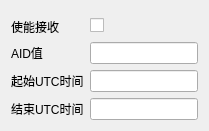
         <widget class="QWidget" name="tab">
          <attribute name="title">
           <string>bsmMsgsRxConfig</string>
          </attribute>
          <layout class="QGridLayout" name="gridLayout_36">
           <item row="0" column="0">
            <layout class="QFormLayout" name="formLayout_4">
             <property name="topMargin">
              <number>7</number>
             </property>
             <item row="1" column="0">
              <widget class="QLabel" name="label_16">
               <property name="text">
                <string>AID值</string>
               </property>
              </widget>
             </item>
             <item row="1" column="1">
              <widget class="QLineEdit" name="lineEdit_bsmaid"/>
             </item>
             <item row="2" column="0">
              <widget class="QLabel" name="label_21">
               <property name="text">
                <string>起始UTC时间</string>
               </property>
              </widget>
             </item>
             <item row="2" column="1">
              <widget class="QLineEdit" name="lineEdit_bsmstartime"/>
             </item>
             <item row="3" column="0">
              <widget class="QLabel" name="label_31">
               <property name="text">
                <string>结束UTC时间</string>
               </property>
              </widget>
             </item>
             <item row="3" column="1">
              <widget class="QLineEdit" name="lineEdit_bsmendtime"/>
             </item>
             <item row="0" column="1">
              <widget class="QCheckBox" name="checkBox_bsmenable">
               <property name="text">
                <string/>
               </property>
              </widget>
             </item>
             <item row="0" column="0">
              <widget class="QLabel" name="label_19">
               <property name="text">
                <string>使能接收</string>
               </property>
              </widget>
             </item>
            </layout>
           </item>
          </layout>
         </widget>
